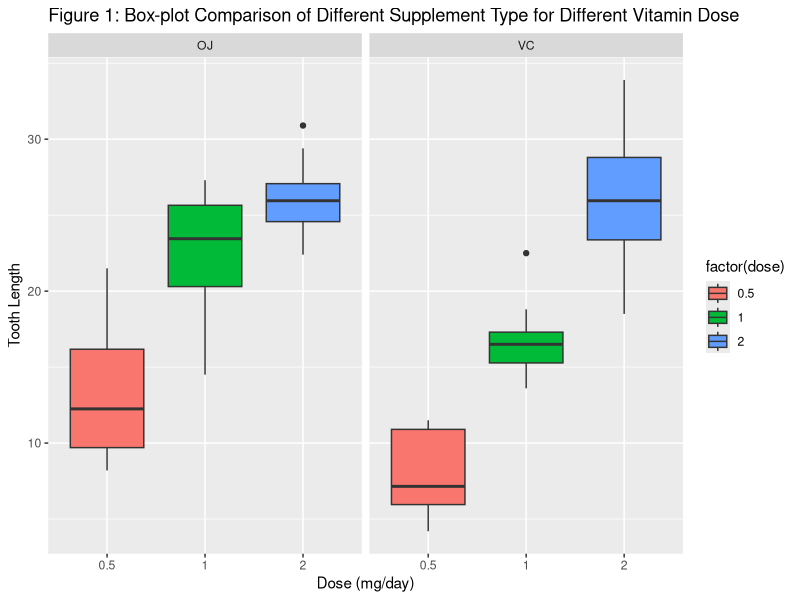

R code for this plot: (Note: this script raises an error after producing the figure.)
## ---- chunk 1
knitr::opts_chunk$set(echo = TRUE)
## ---- chunk 2
library(datasets)
data(ToothGrowth)
head(ToothGrowth)
## ---- chunk 3
library(psych)
describe(ToothGrowth)
## ---- chunk 4
summary(ToothGrowth)
## ---- chunk 5
library(ggplot2)
gg_boxplot <- ggplot(ToothGrowth, 
                     aes(x=factor(dose), 
                         y=len, 
                         fill=factor(dose))) +
  geom_boxplot() + 
  facet_grid(.~supp) +
  labs(title="Figure 1: Box-plot Comparison of Different Supplement Type for Different Vitamin Dose", 
       y="Tooth Length", 
       x="Dose (mg/day)")
gg_boxplot
## ---- chunk 6
dose_0.5 <- subset(ToothGrowth, 
                  dose == 0.5)
test_0.5 <- t.test(len ~ supp, 
                   paired=F, 
                   var.equal=F, 
                   data=dose_0.5)
## ---- chunk 7
dose_1 <- subset(ToothGrowth, 
                 dose==1)
test_1 <- t.test(len ~ supp, 
                 paired=F, 
                 var.equal=F, 
                 data=dose_1)
## ---- chunk 8
dose_2 <- subset(ToothGrowth, 
                 dose==2)
test_2 <- t.test(len ~ supp, 
                 paired=F, 
                 var.equal=F, 
                 data=dose_2)
## ---- chunk 9
table1 <- data.frame(
  "p.value"=c(test_0.5$p.value, test_1$p.value, test_2$p.value), 
  "Conf.Low"=c(test_0.5$conf.int[1], test_1$conf.int[1], test_2$conf.int[1]),
  "Conf.High"=c(test_0.5$conf.int[2], test_1$conf.int[2], test_2$conf.int[2]),
  row.names=c("0.5 mg/day", "1.0 mg/day", "2.0 mg/day")
)
table1
